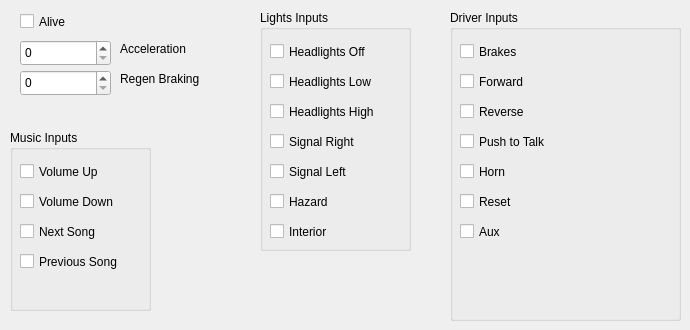
   <widget class="QWidget" name="tab_2">
    <attribute name="title">
     <string>Driver Controls</string>
    </attribute>
    <widget class="QCheckBox" name="driverControlsAliveCheck">
     <property name="geometry">
      <rect>
       <x>20</x>
       <y>10</y>
       <width>92</width>
       <height>23</height>
      </rect>
     </property>
     <property name="text">
      <string>Alive</string>
     </property>
    </widget>
    <widget class="QSpinBox" name="accelerationBox">
     <property name="geometry">
      <rect>
       <x>20</x>
       <y>40</y>
       <width>91</width>
       <height>26</height>
      </rect>
     </property>
    </widget>
    <widget class="QSpinBox" name="regenBrakingBox">
     <property name="geometry">
      <rect>
       <x>20</x>
       <y>70</y>
       <width>91</width>
       <height>26</height>
      </rect>
     </property>
    </widget>
    <widget class="QLabel" name="label_84">
     <property name="geometry">
      <rect>
       <x>120</x>
       <y>40</y>
       <width>101</width>
       <height>17</height>
      </rect>
     </property>
     <property name="text">
      <string>Acceleration</string>
     </property>
    </widget>
    <widget class="QLabel" name="label_85">
     <property name="geometry">
      <rect>
       <x>120</x>
       <y>70</y>
       <width>111</width>
       <height>17</height>
      </rect>
     </property>
     <property name="text">
      <string>Regen Braking</string>
     </property>
    </widget>
    <widget class="QGroupBox" name="musicInputsGroup">
     <property name="geometry">
      <rect>
       <x>10</x>
       <y>130</y>
       <width>141</width>
       <height>181</height>
      </rect>
     </property>
     <property name="title">
      <string>Music Inputs</string>
     </property>
     <widget class="QCheckBox" name="volumeUpCheck">
      <property name="geometry">
       <rect>
        <x>10</x>
        <y>30</y>
        <width>101</width>
        <height>23</height>
       </rect>
      </property>
      <property name="text">
       <string>Volume Up</string>
      </property>
     </widget>
     <widget class="QCheckBox" name="volumeDownCheck">
      <property name="geometry">
       <rect>
        <x>10</x>
        <y>60</y>
        <width>131</width>
        <height>23</height>
       </rect>
      </property>
      <property name="text">
       <string>Volume Down</string>
      </property>
     </widget>
     <widget class="QCheckBox" name="nextSongCheck">
      <property name="geometry">
       <rect>
        <x>10</x>
        <y>90</y>
        <width>111</width>
        <height>23</height>
       </rect>
      </property>
      <property name="text">
       <string>Next Song</string>
      </property>
     </widget>
     <widget class="QCheckBox" name="previousSongCheck">
      <property name="geometry">
       <rect>
        <x>10</x>
        <y>120</y>
        <width>141</width>
        <height>23</height>
       </rect>
      </property>
      <property name="text">
       <string>Previous Song</string>
      </property>
     </widget>
    </widget>
    <widget class="QGroupBox" name="lightsInputsGroup">
     <property name="geometry">
      <rect>
       <x>260</x>
       <y>10</y>
       <width>151</width>
       <height>241</height>
      </rect>
     </property>
     <property name="title">
      <string>Lights Inputs</string>
     </property>
     <widget class="QCheckBox" name="headlightsOffCheck">
      <property name="geometry">
       <rect>
        <x>10</x>
        <y>30</y>
        <width>131</width>
        <height>23</height>
       </rect>
      </property>
      <property name="text">
       <string>Headlights Off</string>
      </property>
     </widget>
     <widget class="QCheckBox" name="headlightsLowCheck">
      <property name="geometry">
       <rect>
        <x>10</x>
        <y>60</y>
        <width>131</width>
        <height>23</height>
       </rect>
      </property>
      <property name="text">
       <string>Headlights Low</string>
      </property>
     </widget>
     <widget class="QCheckBox" name="headlightsHighCheck">
      <property name="geometry">
       <rect>
        <x>10</x>
        <y>90</y>
        <width>141</width>
        <height>23</height>
       </rect>
      </property>
      <property name="text">
       <string>Headlights High</string>
      </property>
     </widget>
     <widget class="QCheckBox" name="signalRightCheck">
      <property name="geometry">
       <rect>
        <x>10</x>
        <y>120</y>
        <width>121</width>
        <height>23</height>
       </rect>
      </property>
      <property name="text">
       <string>Signal Right</string>
      </property>
     </widget>
     <widget class="QCheckBox" name="hazardCheck">
      <property name="geometry">
       <rect>
        <x>10</x>
        <y>180</y>
        <width>92</width>
        <height>23</height>
       </rect>
      </property>
      <property name="text">
       <string>Hazard</string>
      </property>
     </widget>
     <widget class="QCheckBox" name="signalLeftCheck">
      <property name="geometry">
       <rect>
        <x>10</x>
        <y>150</y>
        <width>111</width>
        <height>23</height>
       </rect>
      </property>
      <property name="text">
       <string>Signal Left</string>
      </property>
     </widget>
     <widget class="QCheckBox" name="interiorCheck">
      <property name="geometry">
       <rect>
        <x>10</x>
        <y>210</y>
        <width>92</width>
        <height>23</height>
       </rect>
      </property>
      <property name="text">
       <string>Interior</string>
      </property>
     </widget>
    </widget>
    <widget class="QGroupBox" name="driverInputsGroup">
     <property name="geometry">
      <rect>
       <x>450</x>
       <y>10</y>
       <width>231</width>
       <height>311</height>
      </rect>
     </property>
     <property name="title">
      <string>Driver Inputs</string>
     </property>
     <widget class="QCheckBox" name="brakesCheck">
      <property name="geometry">
       <rect>
        <x>10</x>
        <y>30</y>
        <width>92</width>
        <height>23</height>
       </rect>
      </property>
      <property name="text">
       <string>Brakes</string>
      </property>
     </widget>
     <widget class="QCheckBox" name="forwardCheck">
      <property name="geometry">
       <rect>
        <x>10</x>
        <y>60</y>
        <width>92</width>
        <height>23</height>
       </rect>
      </property>
      <property name="text">
       <string>Forward</string>
      </property>
     </widget>
     <widget class="QCheckBox" name="reverseCheck">
      <property name="geometry">
       <rect>
        <x>10</x>
        <y>90</y>
        <width>92</width>
        <height>23</height>
       </rect>
      </property>
      <property name="text">
       <string>Reverse</string>
      </property>
     </widget>
     <widget class="QCheckBox" name="pushToTalkCheck">
      <property name="geometry">
       <rect>
        <x>10</x>
        <y>120</y>
        <width>141</width>
        <height>23</height>
       </rect>
      </property>
      <property name="text">
       <string>Push to Talk</string>
      </property>
     </widget>
     <widget class="QCheckBox" name="hornCheck">
      <property name="geometry">
       <rect>
        <x>10</x>
        <y>150</y>
        <width>81</width>
        <height>23</height>
       </rect>
      </property>
      <property name="text">
       <string>Horn</string>
      </property>
     </widget>
     <widget class="QCheckBox" name="resetCheck">
      <property name="geometry">
       <rect>
        <x>10</x>
        <y>180</y>
        <width>81</width>
        <height>23</height>
       </rect>
      </property>
      <property name="text">
       <string>Reset</string>
      </property>
     </widget>
     <widget class="QCheckBox" name="auxCheck">
      <property name="geometry">
       <rect>
        <x>10</x>
        <y>210</y>
        <width>81</width>
        <height>23</height>
       </rect>
      </property>
      <property name="text">
       <string>Aux</string>
      </property>
     </widget>
    </widget>
   </widget>
